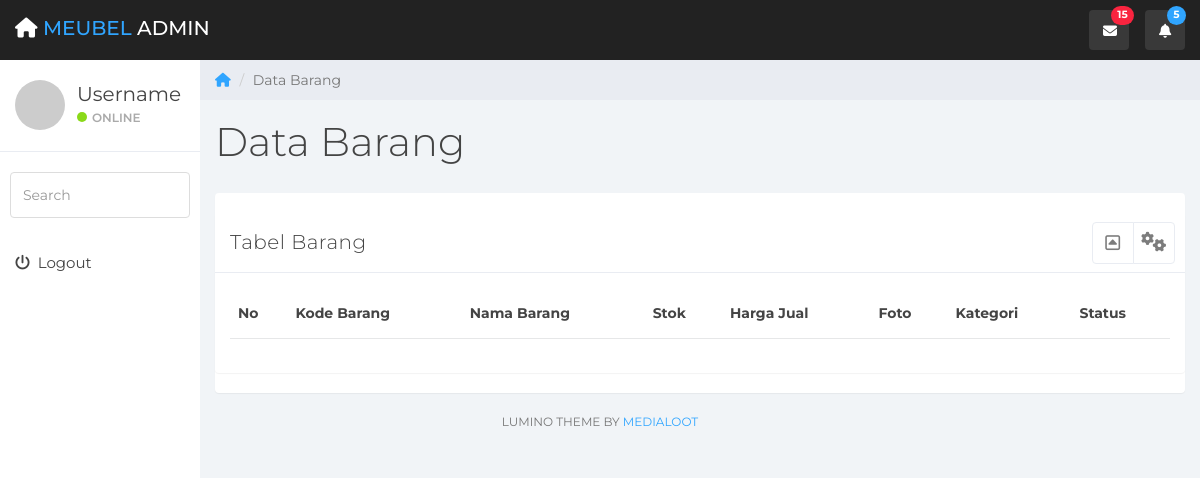
/index.php/dashboard, run on an earlier commit of the app's database.
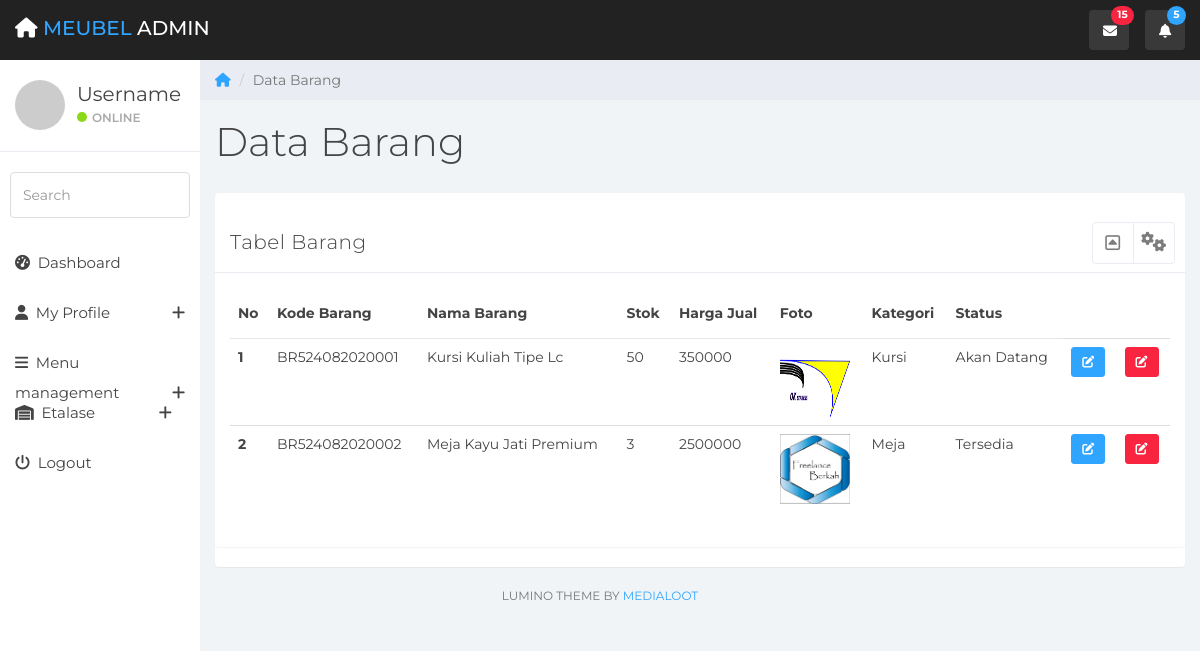
And on a later commit of the database.
### tables this page shows
CREATE TABLE `barang` (
  `id_brg` int(11) NOT NULL,
  `nama_barang` varchar(255) NOT NULL,
  `kode_barang` varchar(20) NOT NULL,
  `stok` int(4) NOT NULL,
  `harga` int(11) NOT NULL,
  `foto_brg` varchar(255) NOT NULL,
  `id_kategori` int(1) NOT NULL,
  `id_status` int(1) NOT NULL
);

CREATE TABLE `menu` (
  `id_menu` int(11) NOT NULL,
  `menu` varchar(30) NOT NULL,
  `icon` varchar(30) NOT NULL,
  `url` varchar(100) NOT NULL,
  `is_active` char(1) NOT NULL
);

### application/controllers/dashboard.php (called while the page is built, shortened)
<?php
class dashboard extends CI_Controller
{
    public function __construct()
    {
        $this->load->model('crud');
    }
    public function index()
    {
        $data['kode'] = $this->crud->kode();
        $data['barang'] = $this->crud->tampil_data('barang')->result();
        $this->load->view('template/header');
        $this->load->view('barang', $data);
        $this->load->view('template/sidebar');
        $this->load->view('template/footer');
    }
}

### index.php (called while the page is built, shortened)
<?php
require_once BASEPATH.'core/CodeIgniter.php';

### application/models/crud.php (called while the page is built, shortened)
<?php
class crud extends CI_Model
{
    function tampil_data($table)
    {
        return $this->db->get($table);
    }
    public function kode()
    {
        $this->db->select('RIGHT(barang.kode_barang,2) as kode_barang', FALSE);
        $this->db->order_by('kode_barang', 'DESC');
        $this->db->limit(1);
        $query = $this->db->get('barang');
        if ($query->num_rows() <> 0) {
            $data = $query->row();
            $kode = intval($data->kode_barang) + 1;
        } else {
            $kode = 1;
        }
        $tgl = date('dmY');
        $batas = str_pad($kode, 3, "0", STR_PAD_LEFT);
        $kodetampil = "BR" . "5" . $tgl . $batas;
        return $kodetampil;
    }
}

### application/views/barang.php (the view, shortened to what this page needs)
<div class="col-sm-9 col-sm-offset-3 col-lg-10 col-lg-offset-2 main">
  <div class="row">
    <ol class="breadcrumb">
      <li><a href="#">
          <em class="fa fa-home"></em>
        </a></li>
      <li class="active">Data Barang</li>
    </ol>
  </div>
  <div class="row">
    <div class="col-lg-12">
      <h1 class="page-header">Data Barang</h1>
    </div>
  </div>
  <div class="panel panel-container">
    <div class="row">
      <div class="col-md-12">
        <div class="panel panel-default">
          <div class="panel-heading">
            Tabel Barang
            <ul class="pull-right panel-settings panel-button-tab-right">
              <li class="dropdown"><a class="pull-right dropdown-toggle" data-toggle="modal" data-target="#tambah">
                  <em class="fa fa-cogs"></em>
                </a>
              </li>
            </ul>
            <span class="pull-right clickable panel-toggle panel-button-tab-left"><em class="fa fa-toggle-up"></em></span></div>
          <div class="panel-body">
            <table class="table table-borderless">
              <thead>
                <tr>
                  <th scope="col">No</th>
                  <th scope="col">Kode Barang</th>
                  <th scope="col">Nama Barang</th>
                  <th scope="col">Stok</th>
                  <th scope="col">Harga Jual</th>
                  <th scope="col">Foto</th>
                  <th scope="col">Kategori</th>
                  <th scope="col">Status</th>
                </tr>
              </thead>
              <tbody>
                <tr>
                  <?php
                  $no = 1;
                  foreach ($barang as $brg) {
                  ?>
                    <th scope="row"><?= $no++ ?></th>
                    <td><?= $brg->kode_barang ?></td>
                    <td><?= $brg->nama_barang ?></td>
                    <td><?= $brg->stok ?></td>
                    <td><?= $brg->harga ?></td>
                    <td>
                      <img src="<?= base_url('uploads/') . $brg->foto_brg ?>" width="70" height="70">
                    </td>
                    <td><?php if ($brg->id_kategori == 1) { ?>
                        Kursi
                      <?php } else if ($brg->id_kategori == 2) { ?>
                        Meja
                      <?php } else { ?>
                        Lemari
                      <?php } ?>
                    </td>
                    <td><?php if ($brg->id_status == 1) { ?>
                        Tersedia
                      <?php } else { ?>
                        Akan Datang
                      <?php } ?>
                    </td>
                    <td>
                      <div data-toggle="modal" data-target="#ubahdata<?= $brg->id_brg ?>" class="btn btn-primary btn-sm"><i class="fas fa-edit"></i></div>
                    </td>
                    <td>
                      <div data-toggle="modal" data-target="#hapus" class="btn btn-danger btn-sm"><i class="fas fa-edit"></i></div>
                    </td>
                </tr>
              <?php } ?>
              </tbody>
            </table>
          </div>
        </div>
      </div>
    </div>
  </div>
</div>

### application/views/template/header.php (shortened to what this page needs)
<!DOCTYPE html>
<html>
<head>
	<link href="<?= base_url('assets/css/bootstrap.min.css'); ?>" rel="stylesheet">
	<link href="<?= base_url('assets/css/font-awesome.min.css'); ?>" rel="stylesheet">
	<link href="<?= base_url('assets/css/datepicker3.css'); ?>" rel="stylesheet">
	<link href="<?= base_url('assets/css/styles.css'); ?>" rel="stylesheet">
</head>
<body>
	<nav class="navbar navbar-custom navbar-fixed-top" role="navigation">
		<div class="container-fluid">
			<div class="navbar-header">
				<a class="navbar-brand" href="<?= base_url('dashboard'); ?>"><em class="fa fa-home"></em> <span>Meubel</span> Admin</a>
				<ul class="nav navbar-top-links navbar-right">
					<li class="dropdown"><a class="dropdown-toggle count-info" data-toggle="dropdown" href="#">
						<em class="fa fa-envelope"></em><span class="label label-danger">15</span>
					</a>
					</li>
					<li class="dropdown"><a class="dropdown-toggle count-info" data-toggle="dropdown" href="#">
						<em class="fa fa-bell"></em><span class="label label-info">5</span>
					</a>
					</li>
				</ul>
			</div>
		</div>
	</nav>

### application/views/template/sidebar.php (shortened to what this page needs)
<div id="sidebar-collapse" class="col-sm-3 col-lg-2 sidebar">
    <div class="profile-sidebar">
        <div class="profile-userpic">
            <img src="<?= base_url('http://placehold.it/50/30a5ff/fff'); ?>" class="img-responsive" alt="">
        </div>
        <div class="profile-usertitle">
            <div class="profile-usertitle-name">Username</div>
            <div class="profile-usertitle-status"><span class="indicator label-success"></span>Online</div>
        </div>
    </div>
    <form role="search">
        <div class="form-group">
            <input type="text" class="form-control" placeholder="Search">
        </div>
    </form>
    <ul class="nav menu">
        <?php
        $queryMenu = "SELECT * FROM menu WHERE is_active = 1 ORDER BY id_menu ASC";
        $menu = $this->db->query($queryMenu)->result_array();
        ?>
        <?php $i = 1; ?>
        <?php foreach ($menu as $m) : ?>
            <?php if ($m['url'] != "") { ?>
                <?php
                $url = $this->uri->segment(1);
                if ($m['menu'] == $url) :
                ?>
                    <li class="active"><a href="<?= base_url() . $m['url']; ?>"><em class="<?= $m['icon']; ?>">&nbsp;</em> <?= $m['menu']; ?> </a></li>
                <?php else : ?>
                    <li class=""><a href="<?= base_url() . $m['url']; ?>"><em class="<?= $m['icon']; ?>">&nbsp;</em> <?= $m['menu']; ?> </a></li>
                <?php endif; ?>
            <?php } elseif ($m['url'] == "") { ?>
                <?php
                $url = $this->uri->segment(1);
                if ($m['menu'] == $url) :
                ?>
                    <li class="parent active"><a data-toggle="collapse" href="#sub-<?= $i; ?>">
                        <?php else : ?>
                    <li class="parent"><a data-toggle="collapse" href="#sub-<?= $i; ?>">
                        <?php endif; ?>
                        <em class="<?= $m['icon'] ?>">&nbsp;</em> <?= $m['menu'] ?> <span data-toggle="collapse" href="#sub-<?= $i; ?>" class="icon pull-right"><em class="fa fa-plus"></em></span>
                        </a>
                    </li>
                    <?php $i++; ?>
                <?php } ?>
            <?php endforeach; ?>
            <li><a href="<?= base_url('auth/logout') ?>"><em class="fa fa-power-off">&nbsp;</em> Logout</a></li>
    </ul>
</div>

### application/views/template/footer.php (shortened to what this page needs)
	<div>
		<div class="row">
			<div class="col-sm-12">
				<p class="back-link">Lumino Theme by <a href="https://www.medialoot.com">Medialoot</a></p>
			</div>
		</div>
	</div>
</body>
</html>

What changed in the data, as far as the page shows it:
added barang: kode_barang "BR524082020001", nama_barang "Kursi Kuliah Tipe Lc", stok "50", harga "350000", foto_brg (picture), shows "Akan Datang"
added barang: kode_barang "BR524082020002", nama_barang "Meja Kayu Jati Premium", stok "3", harga "2500000", foto_brg (picture), shows "Tersedia"
added menu: menu "Dashboard"
added menu: menu "My Profile"
added menu: menu "Menu management"
added menu: menu "Etalase"
